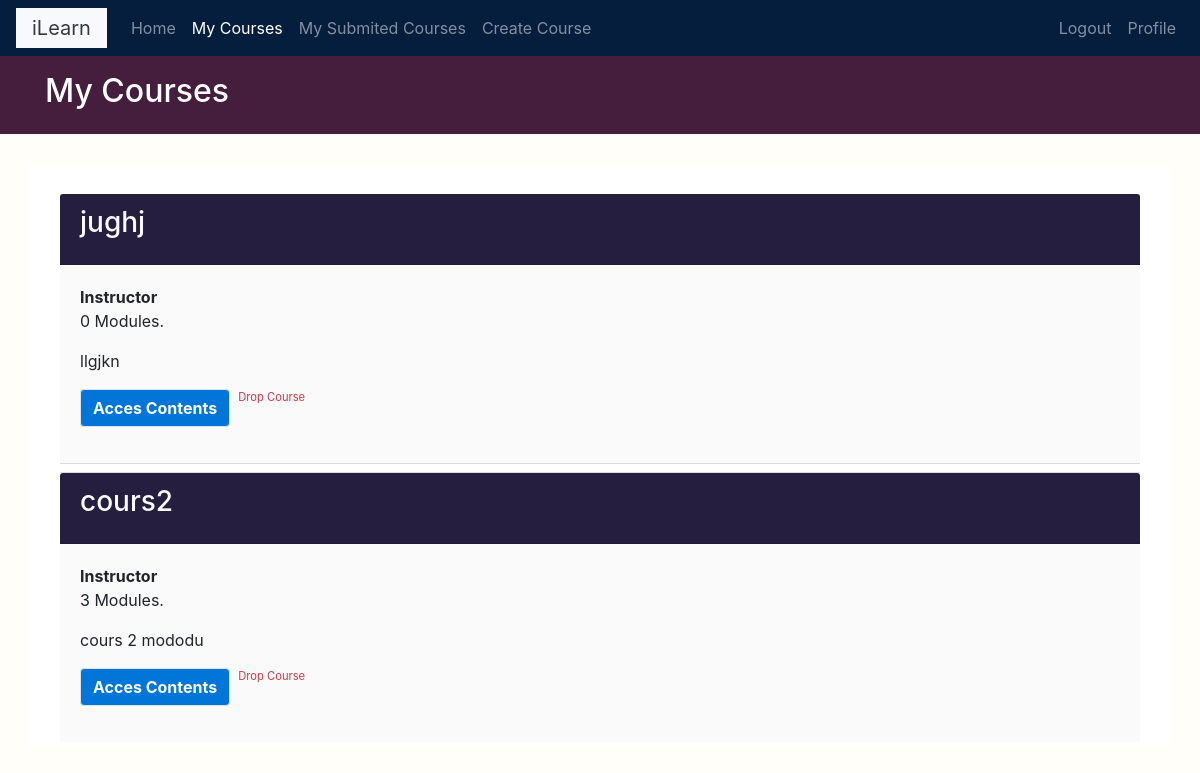
The page /students/courses/ (signed in) on the database its author committed.
### courses/models.py (models this page shows, shortened)
class Course(models.Model):
    instructor = models.ForeignKey('Instructor', related_name='courses_created', on_delete=models.CASCADE)
    subject  = models.ForeignKey(Subject, related_name='courses', on_delete=models.CASCADE)
    title = models.CharField(max_length=200)
    overview = models.TextField(max_length=200)
    slug = models.SlugField(max_length=200,unique=True)
    created = models.DateTimeField(auto_now_add=True)
    enrollments = models.ManyToManyField(Student,through='Enrollment')
    feature = models.BooleanField(default=False,null=True)
    photo = models.ImageField(upload_to='courses/%Y/%m/%d/',default='courses/course_icon.png',
                              blank=False)
    class Meta:
        ordering = ['-created']

class Module(models.Model):
    course = models.ForeignKey(Course,related_name='modules',on_delete=models.CASCADE)
    title = models.CharField(max_length=200)
    description = models.TextField(blank=True)
    order = OrderField(blank=True, for_fields=['course'])
    class Meta:
        ordering = ['order']

### students/views.py (the view)
class StudentCourseListView(LoginRequiredMixin,ListView):
    model = Course
    template_name = 'students/course/list.html'
    def get_queryset(self):
        qs = super().get_queryset()
        qs.filter(enrollments=self.request.user.student)
        return qs.filter(enrollments=self.request.user.student)
    pass

### courses/templatetags/course.py (called while the page is built)
@register.filter
def is_instructor(obj):
    try:
        if obj.is_superuser or obj.instructor:
            return True
        else:
            return False
    except:
        return None

### students/templates/students/course/list.html (shortened to what this page needs)
{% extends "base.html" %}
{% block page_title %}
    <h2>My Courses</h2>
{% endblock %}
{% block content %}
  <br>
  <div class="container">
    <div class="">
      <ul class="list-group list-group-flush module">
        {% for course in object_list %}
          <li class="card list-group-item  my-1 mx-0 p-0">
            <div class="card-header bg-secondary-theme-one">
              <h3 class='card-title text-light'>{{ course.title }}</h3>
            </div>
            <div class="course-info card-body">
              <div class="card-text">
                <p>
                  <b>Instructor</b>  {{ course.instructors }}<br>
                  <span>{{ course.modules.all | length}} Modules.</span><br>
                  <span>
                    {{ course.overview|linebreaks}}
                  </span>
                </p>
                <p class="d-flex">
                  <a class="btn bg-btn-theme-one border text-light text-bold" href="{% url "students:student_course_detail" course.id %}">Acces Contents</a>
                  <a href="{% url "students:drop_course" course.id %}" class="text-danger mx-2 drop">Drop Course</a>
                </p>
              </div>
            </div>
          </li>
        {% endfor %}
      </ul>
    </div>
  </div>
{% endblock %}

### courses/static/css/base.css (style rules this page uses)
body { background-color:#fffef9; }
.list-group-item:not(.selected) { background-color: rgb(250,250,250); }
.drop { font-size: 0.7em; vertical-align: baseline; }
.bg-secondary-theme-one { background: #251e3e; background-color: #251e3e; }
.bg-btn-theme-one { background: #0275d8; background-color:#0275d8; color:white; }
.btn { font-weight: bolder; color:white; }

### rows shown on the page
Course: title "jughj", modules.all|length "0", overview "llgjkn"
Course: title "cours2", modules.all|length "3", overview "cours 2 mododu"
